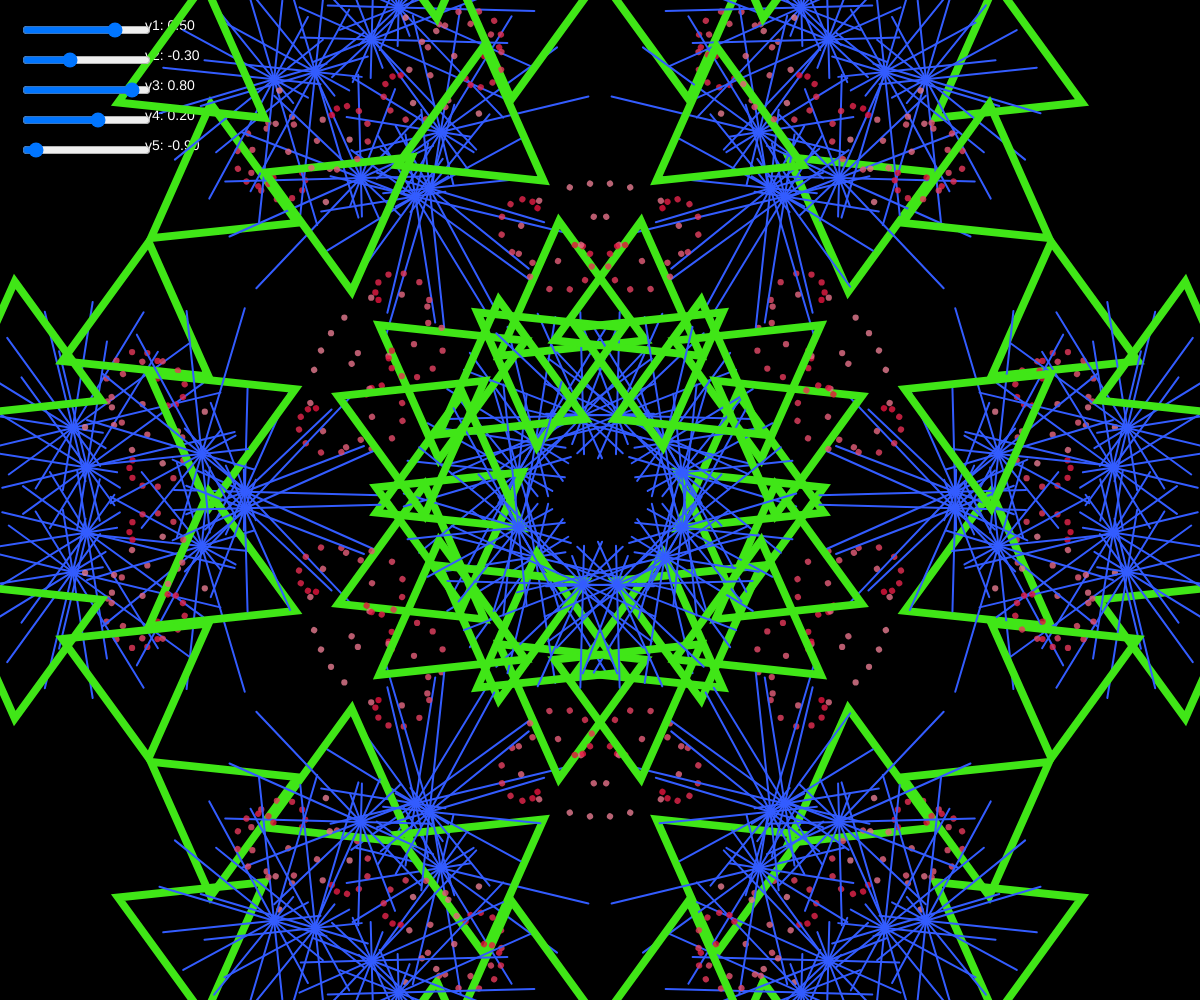
Frame 1 (no input)
Frame 60 (no input): identical to frame 1, image omitted
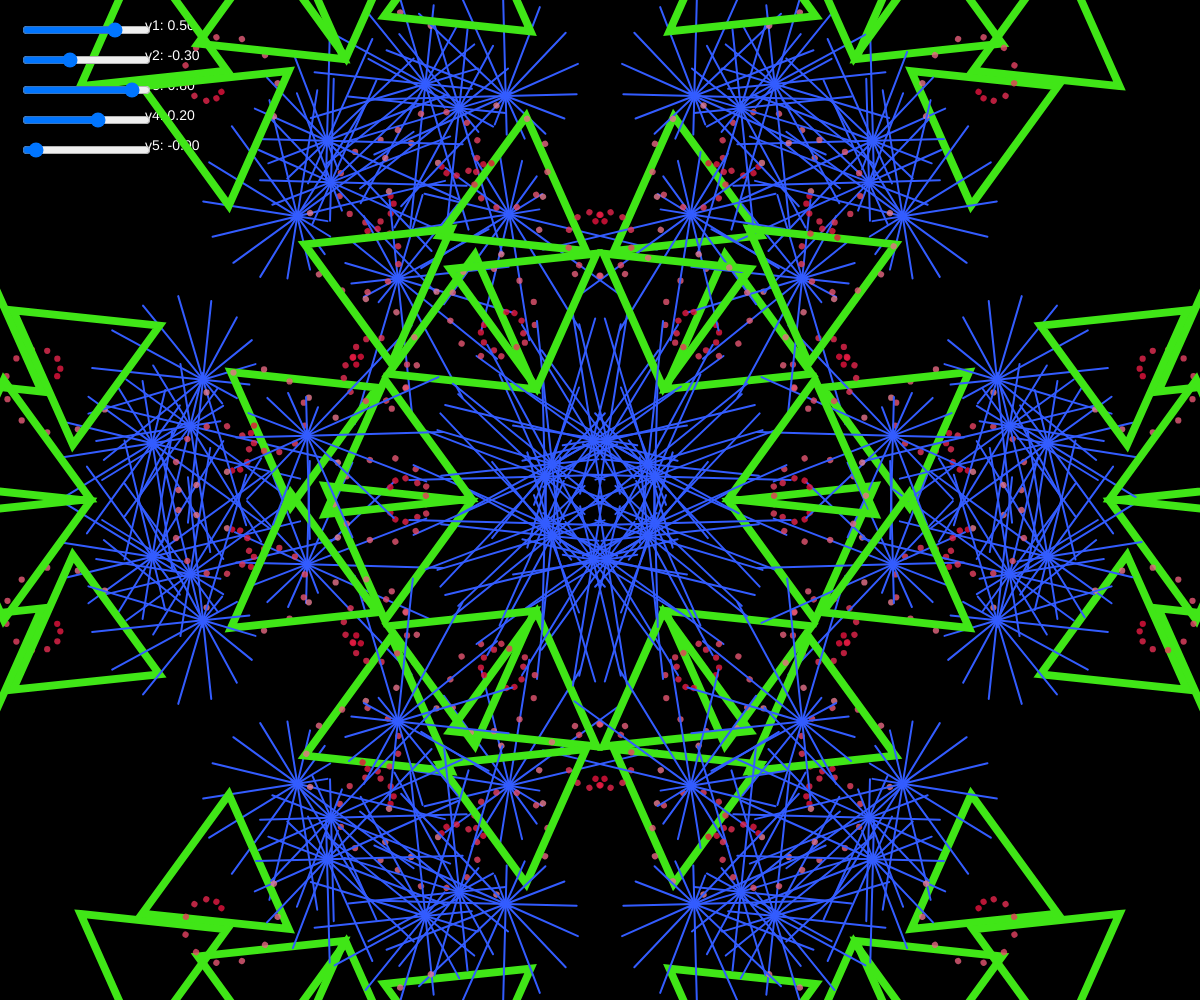
Frame 120 (the mouse pressed at the canvas centre since frame 60)

The p5.js sketch that drew these frames (run headless with seeded random() and noise() and a simulated clock; from frame 60 on, the mouse is pressed at the canvas centre):

// p5.js sketch
// ── sketch.js
// ====== 1. 5つの変数を管理するオブジェクトとUI ======
let controls = {
  v1: 0.5,
  v2: -0.3,
  v3: 0.8,
  v4: 0.2,
  v5: -0.9,
};
let sliders = {};

// パーティクルを管理する配列
let particles = [];
const numCopies = 5;

// ====== パーティクルを管理するクラス ======
class Particle {
  constructor(type, objectDrawer) {
    this.pos = createVector(random(-width / 2, width / 2), random(-height / 2, height / 2));
    this.vel = p5.Vector.random2D();
    this.vel.mult(random(1, 3));
    this.type = type;
    this.objectDrawer = objectDrawer;
  }

  update(direction) {
    let moveVel = this.vel.copy();
    moveVel.mult(direction);
    this.pos.add(moveVel);
    this.edges();
  }

  display() {
    this.objectDrawer(this.pos.x, this.pos.y);
  }

  edges() {
    if (this.pos.x > width / 2 || this.pos.x < -width / 2) {
      this.vel.x *= -1;
    }
    if (this.pos.y > height / 2 || this.pos.y < -height / 2) {
      this.vel.y *= -1;
    }
  }
}

// ====== 2. 変数を基にした3つの素材オブジェクト（変更なし）======
function drawObject1(x, y) {
  let weight = map(controls.v1, -1, 1, 1, 10);
  let size = map(controls.v2, -1, 1, 50, 150);
  let hue = map(controls.v3, -1, 1, 0, 120);
  let rotation = map(controls.v4, -1, 1, 0, TWO_PI);
  let sides = floor(map(controls.v5, -1, 1, 3, 10));

  push();
  translate(x, y);
  rotate(rotation);
  stroke(hue, 90, 90);
  strokeWeight(weight);
  noFill();
  
  beginShape();
  for (let i = 0; i < sides; i++) {
    let angle = map(i, 0, sides, 0, TWO_PI);
    let sx = cos(angle) * size;
    let sy = sin(angle) * size;
    vertex(sx, sy);
  }
  endShape(CLOSE);
  pop();
}

function drawObject2(x, y) {
  let numLines = floor(map(controls.v1, -1, 1, 4, 20));
  let minLength = map(controls.v2, -1, 1, 20, 50);
  let hue = map(controls.v3, -1, 1, 120, 240);
  let maxLength = map(controls.v4, -1, 1, 100, 200);
  let rotation = map(controls.v5, -1, 1, 0, PI);

  push();
  translate(x, y);
  rotate(rotation);
  stroke(hue, 80, 100);
  strokeWeight(2);

  for (let i = 0; i < numLines; i++) {
    let length = map(i, 0, numLines, minLength, maxLength);
    let angle = map(i, 0, numLines, 0, TWO_PI);
    line(0, 0, cos(angle) * length, sin(angle) * length);
  }
  pop();
}

function drawObject3(x, y) {
  let numCircles = floor(map(controls.v1, -1, 1, 5, 15));
  let clusterRange = map(controls.v2, -1, 1, 30, 120);
  let hue = map(controls.v3, -1, 1, 240, 360);
  let offset = map(controls.v4, -1, 1, -50, 50);
  let circleSize = map(controls.v5, -1, 1, 5, 30);

  push();
  translate(x, y);
  noStroke();
  
  for (let i = 0; i < numCircles; i++) {
    let angle = map(i, 0, numCircles, 0, TWO_PI);
    let radius = map(i, 0, numCircles, 0, clusterRange) + offset;
    let sx = cos(angle) * radius;
    let sy = sin(angle) * radius;
    
    let saturation = map(radius, 0, clusterRange, 100, 50);
    fill(hue, saturation, 90, 80);
    ellipse(sx, sy, circleSize, circleSize);
  }
  pop();
}


// ====== セットアップ処理 ======
function setup() {
  let canvas = createCanvas(windowWidth, windowHeight);
  // ▼▼▼【変更点】右クリックメニューを無効化 ▼▼▼
  canvas.elt.addEventListener('contextmenu', (e) => e.preventDefault());
  
  colorMode(HSB, 360, 100, 100, 100);

  // デバッグ用UI（スライダー）を作成
  let yPos = 20;
  for (let i = 1; i <= 5; i++) {
    let key = 'v' + i;
    sliders[key] = createSlider(-1, 1, controls[key], 0.01);
    sliders[key].position(20, yPos);
    sliders[key].addClass('p5-slider');
    yPos += 30;
  }
  
  // パーティクルを生成
  for (let i = 0; i < numCopies; i++) {
    particles.push(new Particle(1, drawObject1));
    particles.push(new Particle(2, drawObject2));
    particles.push(new Particle(3, drawObject3));
  }
}

// ====== UIを更新・描画するヘルパー関数（変更なし）======
function updateControls() {
  for (let i = 1; i <= 5; i++) {
    let key = 'v' + i;
    controls[key] = sliders[key].value();
  }
}

function drawGUI() {
  push();
  resetMatrix();
  fill(0, 150);
  noStroke();
  rect(10, 10, 170, 160, 10);
  fill(255);
  textSize(14);
  let yPos = 35;
  for (let i = 1; i <= 5; i++) {
    let key = 'v' + i;
    text(`v${i}: ${controls[key].toFixed(2)}`, 145, yPos - 5);
    yPos += 30;
  }
  pop();
}


// ====== メインの描画処理 ======
function draw() {
  background(0);
  
  updateControls();
  drawGUI();

  // ▼▼▼【変更点】左右のクリックに応じて進行方向を決定 ▼▼▼
  let direction = 0;
  if (mouseIsPressed) {
    if (mouseButton === LEFT) {
      direction = 1; // 左クリック：正方向
    } else if (mouseButton === RIGHT) {
      direction = -1; // 右クリック：逆方向
    }
  }

  // パーティクルの位置を更新
  for (let p of particles) {
    p.update(direction);
  }

  // ====== 万華鏡の演出（変更なし）======
  const numSegments = 6;
  const angle = TWO_PI / numSegments;
  translate(width / 2, height / 2);

  const drawScene = () => {
    for (let p of particles) {
      p.display();
    }
  };

  for (let i = 0; i < numSegments; i++) {
    push();
    rotate(angle * i);
    drawScene();
    push();
    scale(1, -1);
    drawScene();
    pop();
    pop();
  }
}

function windowResized() {
  resizeCanvas(windowWidth, windowHeight);
}
